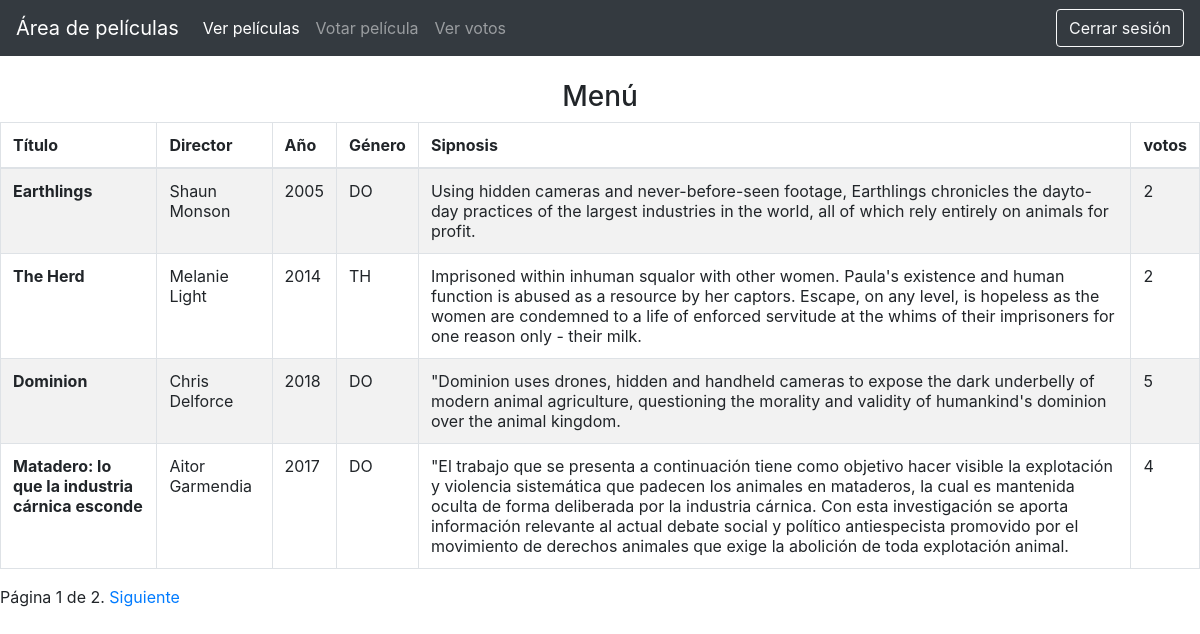
Page /films/ (signed in) on the earlier database version.
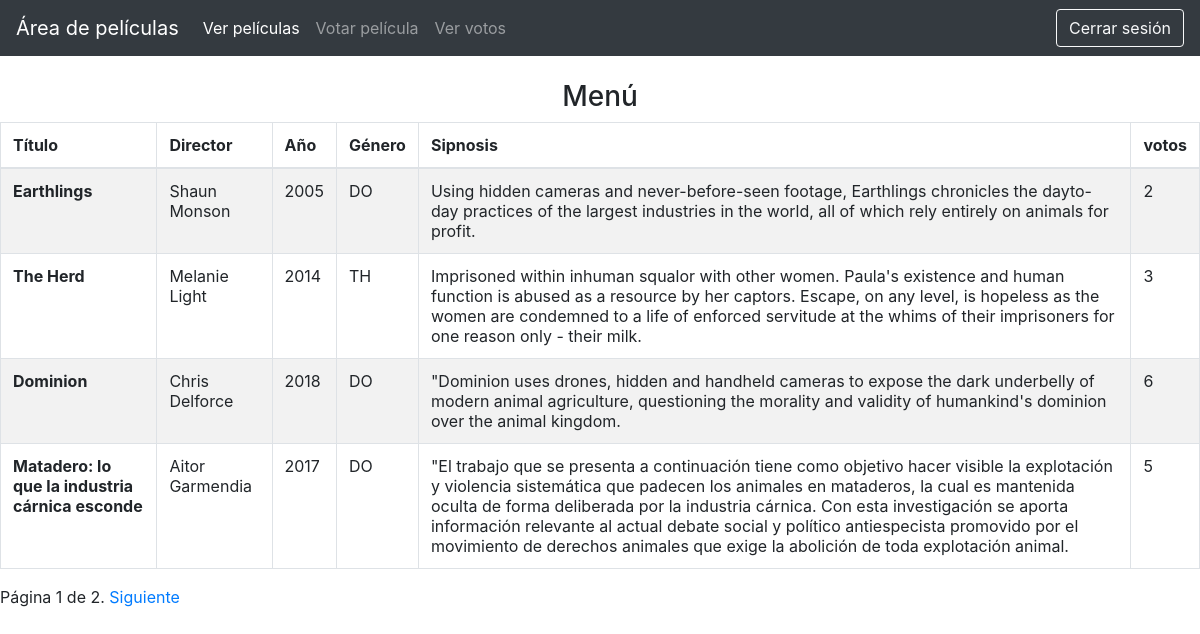
Same page on the later database version.
### sitioDeFilms/models.py (models this page shows, shortened)
class Pelicula(models.Model):
    title = models.CharField(max_length=100)
    director = models.CharField(max_length=60)
    year = models.IntegerField()
    genero = models.CharField(max_length=2)
    sinopsis = models.CharField(max_length=500)
    votos = models.IntegerField()
    whoVote = models.CharField(max_length=600, blank=True)
    def get_whoVote_list(self):
        return self.whoVote.split(',')
    def set_whoVote_list(self, value):
        self.whoVote = ','.join(value)
    whoVote_list = property(get_whoVote_list, set_whoVote_list)

### sitioDeFilms/views.py (the view)
# urls.py: path('films/', views.filmsPage, name='films'),
@login_required(login_url='login')
def filmsPage(request):
    films = Pelicula.objects.all()
    paginator = Paginator(films, 4)  # 10 elementos por página
    page_number = request.GET.get('page')
    page_obj = paginator.get_page(page_number)
    return render(request, 'films.html', {'films': page_obj})

### templates/films.html (shortened to what this page needs)
{% include 'navegation.html' %}
    {% block content %}
        <div>
            <div>
                <div>
                    <h3 align="center">Menú</h3>
                </div>
                <div>
                    <table class="table table-striped table-bordered">
                    <thead>
                        <tr>
                            <th scope="col">Título</th>
                            <th scope="col">Director</th>
                            <th scope="col">Año</th>
                            <th scope="col">Género</th>
                            <th scope="col" style="max-width: 50px">Sipnosis</th>
                            <th scope="col">votos</th>
                        </tr>
                        </thead>
                        <tbody>
                        {% for i in films %}
                            <tr>
                                <th scope="row">{{ i.title }}</th>
                                <td>{{ i.director }}</td>
                                <td>{{ i.year }}</td>
                                <td>{{ i.genero }}</td>
                                <td>{{ i.sinopsis }}</td>
                                <td>{{ i.votos }}</td>
                            </tr>
                        {% endfor %}
                    </tbody>
                    </table>
                <div class="pagination">
                <span class="step-links">
                    <span class="current">
                        Página {{ films.number }} de {{ films.paginator.num_pages }}.
                    </span>
                    {% if films.has_next %}
                        <a href="?page={{ films.next_page_number }}">Siguiente</a>
                    {% endif %}
                </span>
            </div>
                </div>
            </div>
        </div>
    {% endblock content %}

### templates/navegation.html (shortened to what this page needs)
{% load static %}
<link rel="stylesheet" href="https://cdn.jsdelivr.net/npm/bootstrap@4.0.0/dist/css/bootstrap.min.css">
<nav class="navbar navbar-expand-lg navbar-dark bg-dark">
  <a class="navbar-brand" href="{% url 'home' %}">Área de películas</a>
  <div class="collapse navbar-collapse" id="navbarTogglerDemo03">
    <ul class="navbar-nav mr-auto mt-2 mt-lg-0">
      <li class="nav-item {% if request.path == '/films/' %}active{% endif %}">
        <a class="nav-link" href="{% url 'films' %}">Ver películas <span class="sr-only">(current)</span></a>
      </li>
      <li class="nav-item {% if request.path == '/vote/' %}active{% endif %}">
        <a class="nav-link" href="{% url 'vote' %}">Votar película</a>
      </li>
        <li class="nav-item {% if request.path == '/votes/' %}active{% endif %}">
        <a class="nav-link" href="{% url 'votes' %}">Ver votos</a>
      </li>
    </ul>
    <form class="form-inline my-2 my-lg-0">
      <a href="{% url 'logout' %}" class="btn btn-outline-light">Cerrar sesión</a>
    </form>
  </div>
</nav>

Differences in the rows shown:
changed Pelicula "The Herd": votos "2" → "3"
changed Pelicula "Dominion": votos "5" → "6"
changed Pelicula "Matadero: lo que la industria cárnica esconde": votos "4" → "5"
